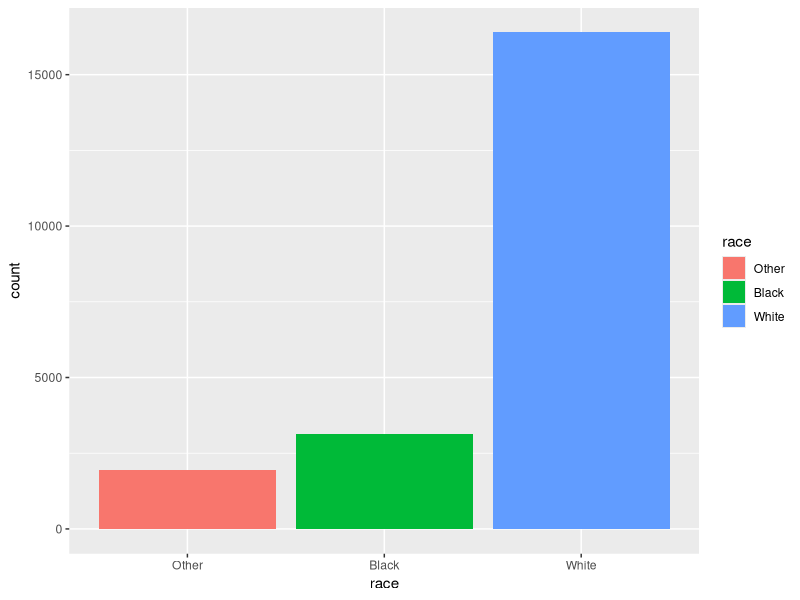
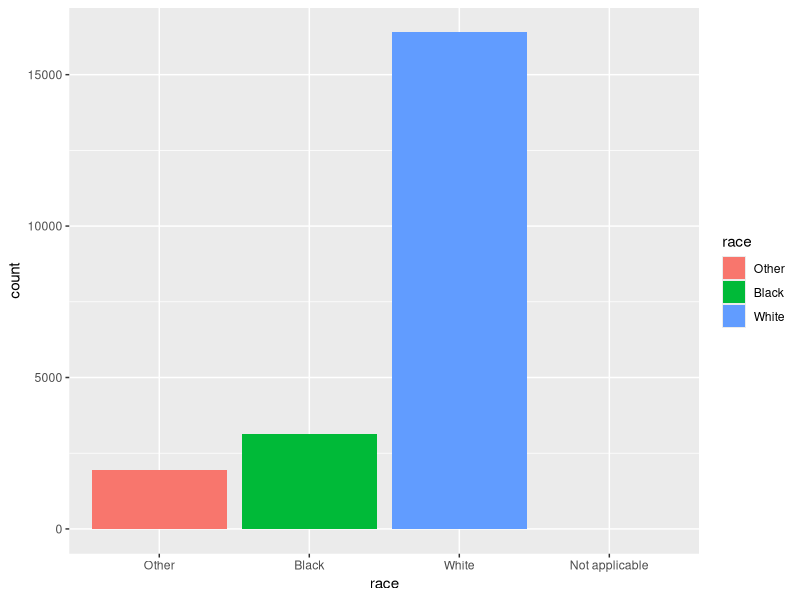
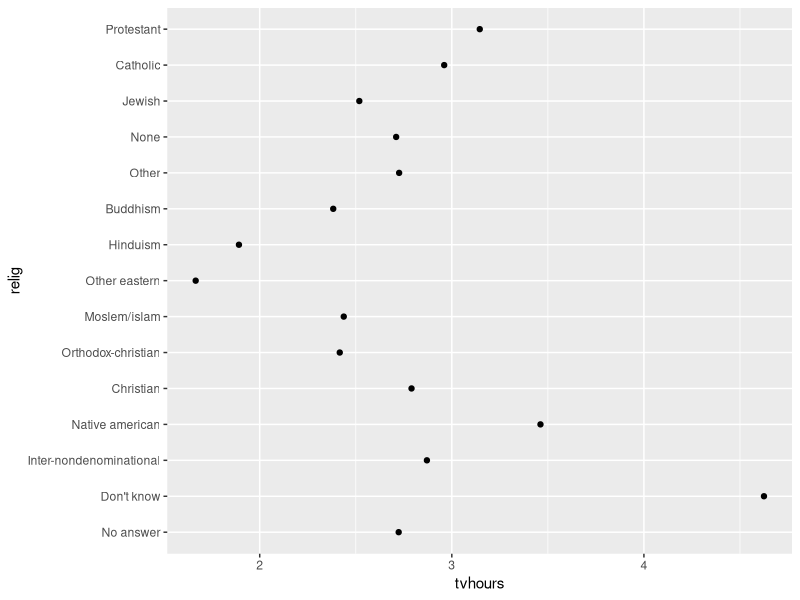
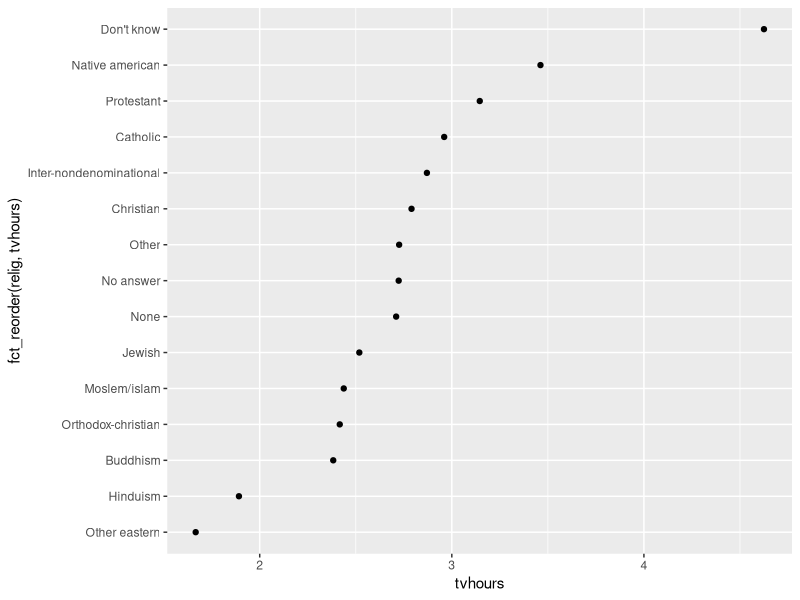
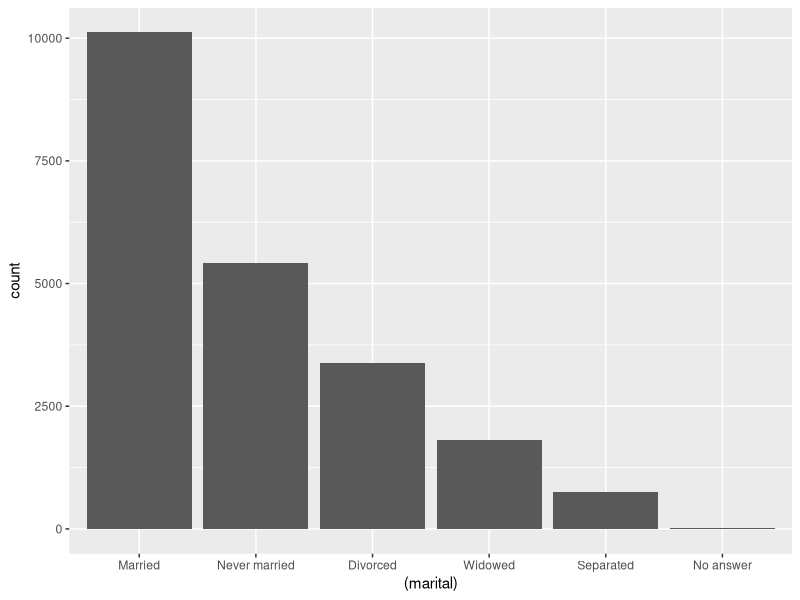
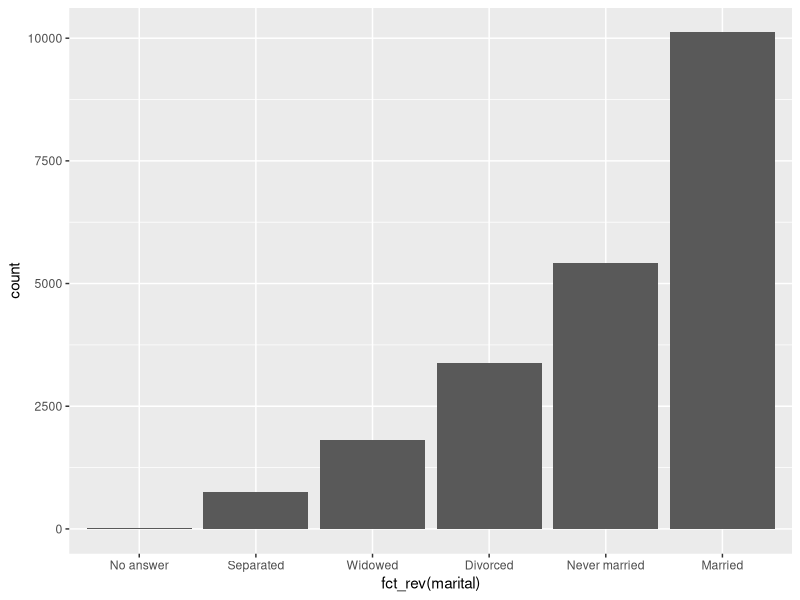

The R source for these figures, in order:


library(tidyverse)
library(forcats)

# FACTORS with FORCATS   Chapter 12

# Factors in R are used to process categorical variables that have a
# set number of types or levels that they can take on.  For example 
# consider a created character variable Oceans; there is a set number
# of Oceans, namely, Pacific, Atlantic, Indian, Southern, and Artic.
# We will use the forcats package to process and perform various 
# operations that involve factors

# Let's create a factor.  We will consider a variable that records 
# units of time.
x1<- c("weeks","days","months")
x1

# A sensible ordering would be with respect to length or duration. A
# year is longer than a month, a week is longer than a day and so 
# forth.

# Note that a normal sort arranges these elements alphabetically, 
# which is not that useful

sort(x1)

# A sorting with regards to duration would be more beneficial. By 
# creating a factor we will be able to do so.

# Lets create a Factor !!

# Step 1  Create a list of possible levels. In this case, listed
# according to duration from largest to smallest.

Timeunits<- c("years", "months", "weeks" , "days" , "hours" , 
              "minutes" , "seconds")
Timeunits

# Step 2   Now create a factor using the R command,  factor. Assign
# the factor expression to a variable

x2 <- factor(x1,  levels = Timeunits)
x2

#  Now sort on the created factor that is assigned  x2.

sort(x2)

# Note that the elements are now sorted with regards to duration size.


# An element that is not in the grouping  will be converted to NA. Note that in
# the following vector there is a mispelling ; monthss is not in the
# original set.

x3 <-  c("weeks" , "days" , "monthss")
x3

# Lets create a factor using the set with the error

x4 <- factor(x3,  levels = Timeunits)
x4

# Note that the error has been defaulted to  NA



# By using the argument levels = unique(x), you return the original
# vector.  Recall that x1 was initially defined as follows:
# x1<- c("weeks","days","months")
# x1

factor(x1)


factor(x1, levels = unique(x1))  


# In order to get practice with factors in a variety of ways, we
# will consider the gss_cat data frame that contains responses to
# a major survey conducted by the NORC organization that's affiliated 
# with the University of Chicago.

gss_cat

# By looking at the tibble output for gss_cat, we cannot immediately
# determine the number of levels for certain categorical variables.
# The tibble for gss_cat only shows one level for race;  white

# Lets find out what the other levels are by using the command :
# count

gss_cat%>%
  count(race)

# Their are three levels and the code also gives the frequency for
# each level.

# We can also determine how many levels exists for a categorical 
# variable by generating a bar graph.

ggplot(data = gss_cat) +
  geom_bar(mapping = aes(x= race, fill=race))

# ggplot will not show output for levels that do not have values.
# If you want those levels displayed also you must use the code
#  scale_x_discrete(drop = FALSE)


ggplot(data = gss_cat) +
  geom_bar(mapping = aes(x= race, fill =race)) +
  scale_x_discrete(drop = FALSE)
 

# Reordering the levels of factor can lead to a graph that is easier
# to interpret.

# Ewample 1   
# From the gss_cat data, lets generate a scatter plot showing a 
# relationship between religion and the average number of hours for
# watching television

# Run this data chunk to get the data frame

gss_cat%>%
  group_by(relig)%>%
  summarize(tvhours = mean(tvhours, na.rm = TRUE),
  n=n()
) -> religtv
religtv

# Now run this data chunk to get the scatter plot

ggplot(data = religtv) +
  geom_point(mapping = aes(x=tvhours,
                y = relig)) 

# Note that the scatter plot is somewhat difficult to interpret if 
# you are trying to compare or generalize about mean tv hours per
# religion.



# Now lets improve on the scatter plot for interpretation by using 
# the function  fct_reorder. Note that it is coded with the dependent
# variable and the independent variable

ggplot(data = religtv) +
  geom_point(mapping = aes(x=tvhours,
                           y = fct_reorder(relig,tvhours)))

# Now we have a plot that readily gives an order for religions with 
# regard to average hours of television watched.  What religious
# category has the highest mean tv watching value?


# For bar plots, we can order levels with the coding fct_infreq().
# This function will order levels with regard to frequency.


# Run both code chunks
gss_cat%>%
  mutate(marital= fct_infreq(marital)) -> gssm
gssm

ggplot(data = gssm) +
  geom_bar(mapping = aes(x= (marital)))

# Note that the levels for the factor marital are ordered according to
# frequency in descending order.

# We can also order with regards to ascending order if we apply the
# command  fct_rev to the ggplot coding chunk


ggplot(data = gssm) +
  geom_bar(mapping = aes(x= fct_rev(marital)))


# Lets use the partyid factor of the gss_cat data to illustrate how 
# levels can be modified.  


# Lets change the level Not str democrat to weak democrat by using 
# the function fct_recode.
gss_cat

library(dplyr)

gss_cat%>%
  select(marital, partyid) -> gss1
gss1

gss1%>%
  mutate(partyid = fct_recode(partyid, 
  "weak democrat" = "Not str democrat"))

# In line 5 of the output, note that we now have the entry for party
# id of "weak democrat".

# Another interesting function to consider is fct_lump. Use this 
# command if you want to lump together all the small groups into one
# group in order to make a table simpler.

#  Hence, we are trying to condense or improve on the following table:
gss_cat%>%
  select(relig)%>%
  count(relig)
  

# We will use this function to merge the smaller groups of the 
# relig factor as follows:

gss_cat%>%
  mutate(relig = fct_lump(relig))%>%
  count(relig)

# Now suppose that we feel that we have gone to far and would like a table that is more
# descriptive

gss_cat%>%
  mutate(relig = fct_lump(relig, n = 10))%>%
  count(relig, sort = TRUE)
  

gss_cat%>%
  mutate(relig = fct_lump(relig, n = 10))%>%
  count(relig)%>%
  arrange(desc(n))




# Text book problem
# We now examine the levels of the variable partyid
gss_cat%>%
 select(partyid)%>%
  count(partyid)

# We may decide that there are too many of them and that they should be collapsed 
# or re-structured


gss_cat%>%
mutate(partyid = fct_collapse(partyid,
                              other = c("No answer", "Don't know", "Other party"),
                              rep = c("Strong republican", "Not str republican"),
                              ind = c("Ind,near rep", "Independent",  "Ind,near dem"),
                              dem = c("Not str democrat", "Strong democrat")))%>%
                              count(partyid)
       
       
       
q()
y
  
  
  
  

